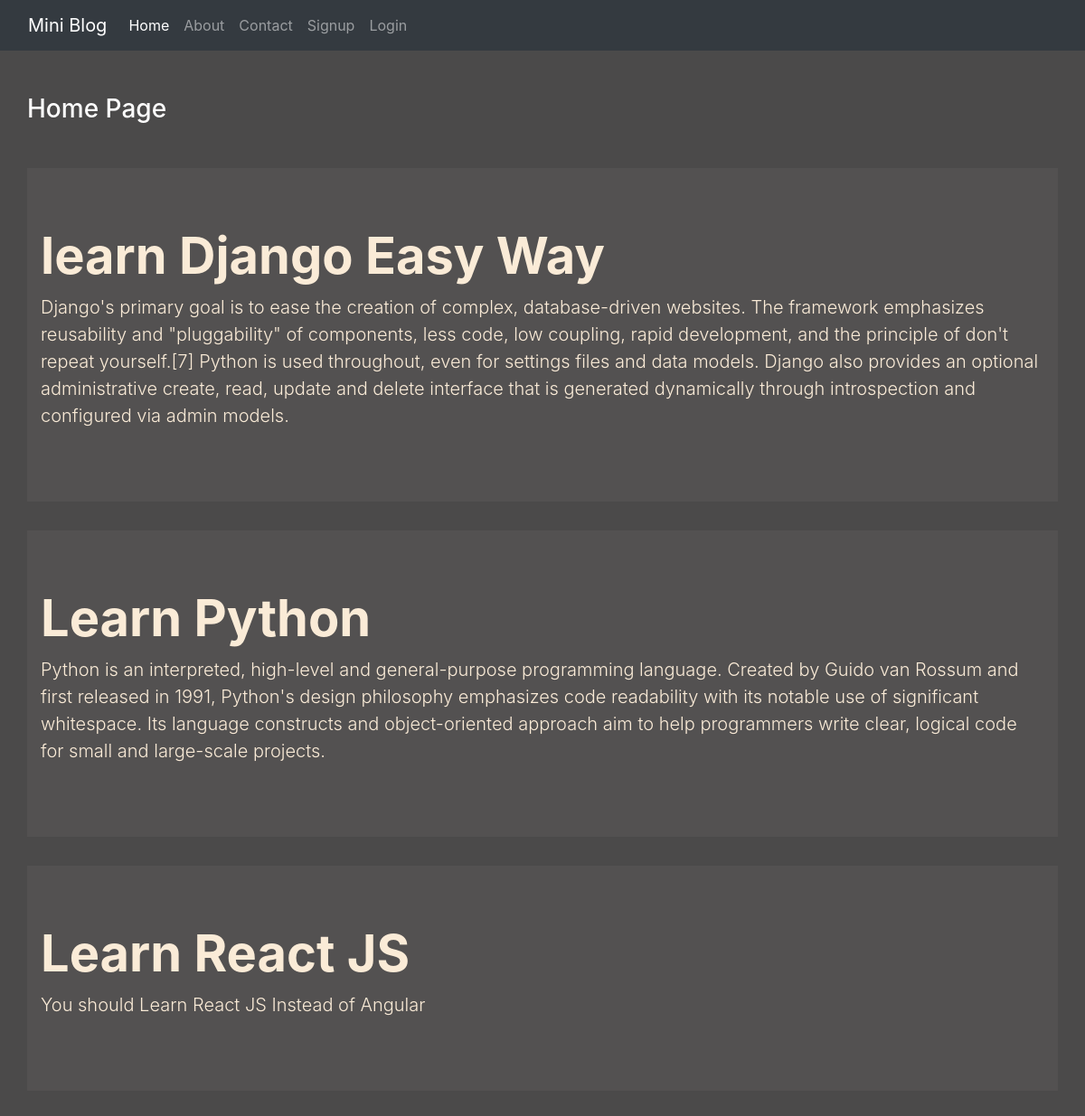
The page / on the database its author committed.
### blog/models.py (models this page shows)
class Post(models.Model):
    title = models.CharField(max_length=150)
    desc = models.TextField()

### blog/views.py (the view)
# urls.py: 2. Add a URL to urlpatterns:  path('', views.home, name='home')
def home(request):
    posts = Post.objects.all()
    return render(request,'blog/home.html', {'posts': posts})

### blog/templates/blog/home.html
{% extends 'blog/base.html' %} {% load static %} {% block content%}
<div class="cls-sm-10">
    <h3 class="text-white my-5">Home Page</h3>
    {% for post in posts%}
    <div class="jumbotron jumbotron-fluid jumbo-color">
        <div class="container">
            <h1 class="display-4 font-weight-bold">{{post.title}}</h1>
            <p class="lead">{{post.desc}}</p>
        </div>
    </div>
    {% endfor %}
</div>
{% endblock content%}

### blog/static/blog/css/style.css (style rules this page uses)
body { background-color: rgb(75, 74, 74); color: antiquewhite; }
.jumbo-color { background-color: rgb(83, 81, 81); }

### rows shown on the page
Post: title "learn Django Easy Way", desc "Django's primary goal is to ease the creation of complex, database-driven websites. The framework emphasizes reusability and \"pluggability\" of components, less code, low coupling, rapid development, and the principle of don't repeat yourself.[7] Python is used throughout, even for settings files and data models. Django also provides an optional administrative create, read, update and delete interface that is generated dynamically through introspection and configured via admin models."
Post: title "Learn Python", desc "Python is an interpreted, high-level and general-purpose programming language. Created by Guido van Rossum and first released in 1991, Python's design philosophy emphasizes code readability with its notable use of significant whitespace. Its language constructs and object-oriented approach aim to help programmers write clear, logical code for small and large-scale projects."
Post: title "Learn React JS", desc "You should Learn React JS Instead of Angular"
